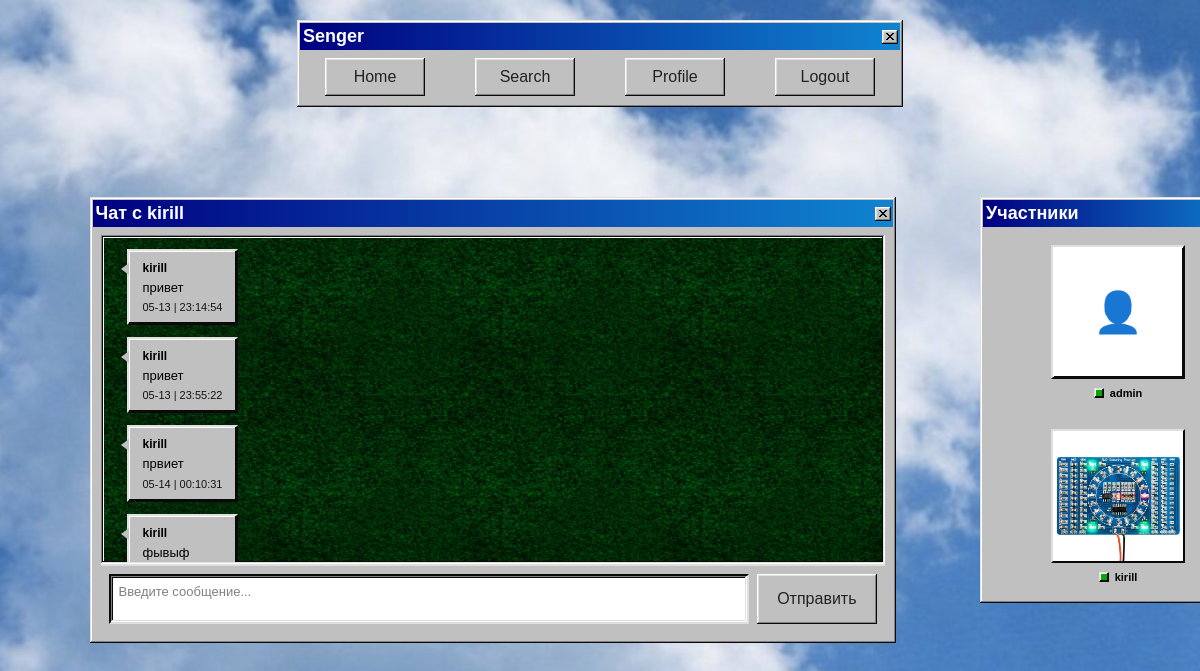
/chat/kirill (signed in), run on the app's committed database.
### data/users.py (models this page shows, shortened)
class User(SqlAlchemyBase, UserMixin):
    __tablename__ = 'users'
    id = sqlalchemy.Column(sqlalchemy.Integer,
                           primary_key=True, autoincrement=True)
    name = sqlalchemy.Column(sqlalchemy.String, nullable=False)
    about = sqlalchemy.Column(sqlalchemy.String, nullable=True)
    username = sqlalchemy.Column(sqlalchemy.String,
                                 index=True, unique=True, nullable=False)
    hashed_password = sqlalchemy.Column(sqlalchemy.String, nullable=False)
    created_date = sqlalchemy.Column(sqlalchemy.DateTime,
                                     default=datetime.datetime.now().replace(microsecond=0))
    style = sqlalchemy.Column(sqlalchemy.String, default='new') #выбор стиля
    avatar = sqlalchemy.Column(sqlalchemy.String, nullable=True, default=None)  #аватарка

### data/communication_models.py (models this page shows)
class Message(SqlAlchemyBase):
    __tablename__ = 'messages'
    id = sqlalchemy.Column(sqlalchemy.Integer, primary_key=True, autoincrement=True)
    user_id = sqlalchemy.Column(sqlalchemy.Integer, sqlalchemy.ForeignKey("users.id"))
    text = sqlalchemy.Column(sqlalchemy.String, nullable=False)
    created_date = sqlalchemy.Column(sqlalchemy.DateTime,
                                     default=lambda:datetime.datetime.now().replace(microsecond=0))
    chat_id = sqlalchemy.Column(sqlalchemy.Integer, sqlalchemy.ForeignKey("chats.id"))
    edited = sqlalchemy.Column(sqlalchemy.Boolean, default=False) # изменяемость
    chat = orm.relationship('Chat', back_populates='messages')
    user = orm.relationship('User')

### WEB.py (the view)
@website.route('/chat/<username>')
@login_required
def chat(username):
    db_sess = db_session.create_session()
    try:
        user = db_sess.query(User).filter(User.username == username).first()
        if not user:
            return "Пользователь не найден", 404
        chat = db_sess.query(Chat).filter(
            ((Chat.user1_id == current_user.id) & (Chat.user2_id == user.id)) |
            ((Chat.user1_id == user.id) & (Chat.user2_id == current_user.id))).first()
        if not chat:
            return redirect(f'/create_chat/{username}')
        messages = db_sess.query(Message).options(
            joinedload(Message.user)).filter(Message.chat_id == chat.id).order_by(Message.created_date).all()
        messages_data = []
        for msg in messages:
            messages_data.append({
                'id': msg.id,
                'text': msg.text,
                'username': msg.user.username,
                'created_date': msg.created_date.strftime('%m-%d | %H:%M:%S'),
                'user_id': msg.user_id,
                'edited': msg.edited,
            })
        return render_styled('chat.html', user=user, messages=messages_data, chat_id=chat.id)
    finally:
        db_sess.close()

### WEB.py (called while the page is built)
def render_styled(template_name, **kwargs):
    if current_user.is_authenticated:
        style = current_user.style or 'new'
    else:
        style = 'old'
    try:
        return render_template(f'{style}/{template_name}', **kwargs)
    except TemplateNotFound:
        return render_template(f'new/{template_name}', **kwargs)

@login_manager.user_loader
def load_user(user_id):
    session = db_session.create_session()
    return session.get(User, user_id)

@website.context_processor
def inject_style():
    if current_user.is_authenticated:
        style = current_user.style or 'new'
    else:
        style = 'old'
    return {'current_style': style}

### data/db_session.py (called while the page is built)
def create_session() -> Session:
    global __factory
    return __factory()

### templates/old/chat.html (shortened to what this page needs)
{% extends "old/base.html" %}
{% block content %}
<link rel="stylesheet" href="{{ url_for('static', filename='old/chat.css') }}">
<link rel="stylesheet" href="{{ url_for('static', filename='old/98.css') }}">
<div class="chat-container">
    <div class="chat-main">
        <div class="window">
            <div class="title-bar">
                <div class="title-bar-text">Чат с {{ user.username }}</div>
                <div class="title-bar-controls">
                    <button aria-label="Close"></button>
                </div>
            </div>
            <div class="window-body">
                <div class="sunken-panel messages-list" id="messages-container">
                    {% for mess in messages %}
                    <div class="message-item {% if mess.user_id == user.id %}message-incoming{% else %}message-outgoing{% endif %}"
                         data-message-id="{{ mess.id }}">
                        <div class="message-bubble">
                            <div class="message-username">{{ mess.username }}</div>
                            <div class="message-text">{{ mess.text }}</div>
                            <div class="message-time">{{ mess.created_date }}</div>
                        </div>
                    </div>
                    {% endfor %}
                </div>
                <div class="input-area">
                    <textarea class="message-input" id="message-input" placeholder="Введите сообщение..."></textarea>
                    <button class="btn send-btn" id="send-button">Отправить</button>
                </div>
            </div>
        </div>
    </div>
    <div class="chat-sidebar">
        <div class="window">
            <div class="title-bar">
                <div class="title-bar-text">Участники</div>
            </div>
            <div class="window-body">
                <div class="participants-list">
                    <a href="{{ url_for('profile', username=current_user.username) }}" class="participant-item"
                       data-username="{{ current_user.username }}">
                        <div class="participant-avatar">
                            {% if current_user.avatar %}
                            <img src="{{ url_for('static', filename=current_user.avatar) }}"
                                 alt="{{ current_user.username }}">
                            {% else %}
                            👤
                            {% endif %}
                        </div>
                        <div class="participant-info">
                            <div class="participant-name">
                                <span class="online-indicator"></span>
                                {{ current_user.username }}
                            </div>
                        </div>
                    </a>
                    <a href="{{ url_for('profile', username=user.username) }}" class="participant-item"
                       data-username="{{ user.username }}">
                        <div class="participant-avatar">
                            {% if user.avatar %}
                            <img src="{{ url_for('static', filename=user.avatar) }}" alt="{{ user.username }}">
                            {% else %}
                            👤
                            {% endif %}
                        </div>
                        <div class="participant-info">
                            <div class="participant-name">
                                <span class="online-indicator"></span>
                                {{ user.username }}
                            </div>
                        </div>
                    </a>
                </div>
            </div>
        </div>
    </div>
</div>
{% endblock %}

### static/old/98.css (style rules this page uses)
body { color: #222; font-family: Arial; font-size: 12px }
.title-bar, .window, button, input, label, legend, li[role=tab], option, select, table, textarea, ul.tree-view { -webkit-font-smoothing: none; font-family: "Pixelated MS Sans Serif", Arial; font-size: 11px }
button, input[type=reset], input[type=submit] { background: silver; border: none; border-radius: 0; box-shadow: inset -1px -1px #0a0a0a, inset 1px 1px #fff, inset -2px -2px grey, inset 2px 2px #dfdfdf; box-sizing: border-box; color: transparent; min-height: 23px; min-width: 75px; padding: 0 12px; text-shadow: 0 0 #222 }
.window { background: silver; box-shadow: inset -1px -1px #0a0a0a, inset 1px 1px #dfdfdf, inset -2px -2px grey, inset 2px 2px #fff; padding: 3px }
.title-bar { align-items: center; background: linear-gradient(90deg, navy, #1084d0); display: flex; justify-content: space-between; padding: 3px 2px 3px 3px }
.title-bar-text { color: #fff; font-weight: 700; letter-spacing: 0; margin-right: 24px }
.title-bar-controls { display: flex }
.title-bar-controls button { display: block; min-height: 14px; min-width: 16px; padding: 0 }
.title-bar-controls button[aria-label=Close], .title-bar-controls button[aria-label].close { background-position: top 3px left 4px; background-repeat: no-repeat; margin-left: 2px }
.window-body { margin: 8px }
select, textarea { border: none }
textarea { -webkit-appearance: none; -moz-appearance: none; appearance: none; background-color: #fff; border-radius: 0; box-shadow: inset -1px -1px #fff, inset 1px 1px grey, inset -2px -2px #dfdfdf, inset 2px 2px #0a0a0a; box-sizing: border-box; padding: 3px 4px }
a { color: #00f }
.sunken-panel { border: 2px groove transparent; box-sizing: border-box; overflow: auto }
.sunken-panel, table { background-color: #fff }

### static/old/style.css (style rules this page uses)
body { margin: 0; padding: 0; background-image: url("place_holder_2.jpg"); background-size: cover; background-repeat: no-repeat; overflow: hidden; }
.window { width: 600px; margin: 20px auto; }
.title-bar-text { font-size: 18px !important; }
.btn { font-size: 16px !important; padding: 8px 20px !important; min-height: 38px !important; min-width: 100px; }
.message-incoming { justify-content: flex-start; }
.message-incoming .message-username { color: #0000aa; }
.message-incoming .message-time { color: #000000; }
.message-input::placeholder { color: #808080; }
.window { display: flex; flex-direction: column; height: auto; }

### data on the page
User: username "kirill", username "kirill" "kirill" "kirill" "kirill", avatar (picture)
Message: text "привет"
Message: text "привет"
Message: text "првиет"
Message: text "фывыф"
User: username "admin"

### other printed values
{{ mess.created_date }} "05-13 | 23:14:54" "05-13 | 23:55:22" "05-14 | 00:10:31"
